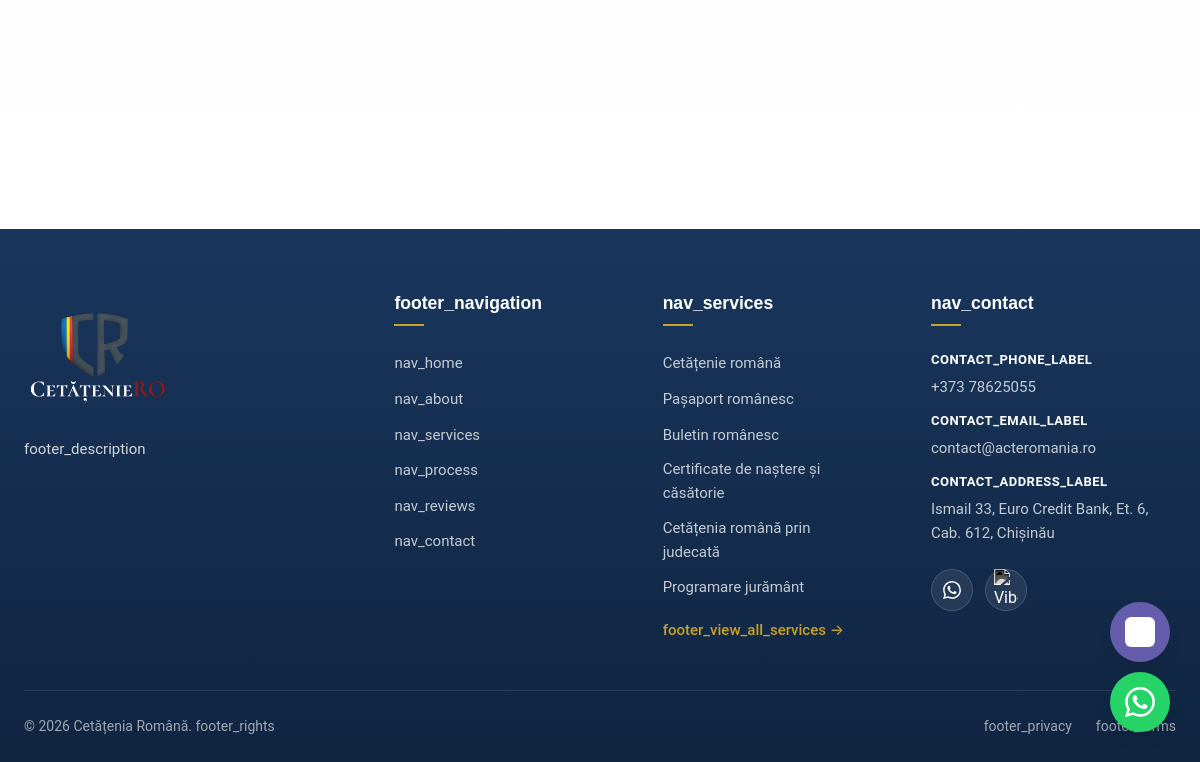
Page /index.php (lower part) on the earlier database version.
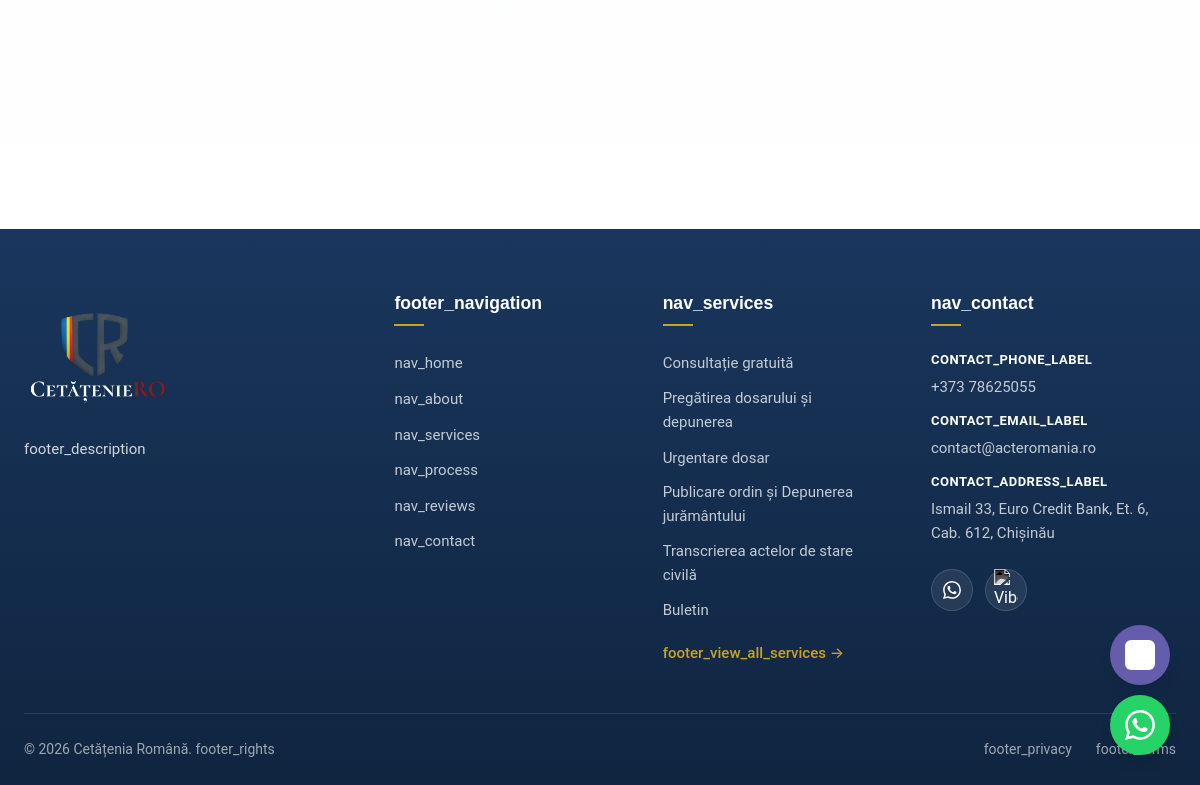
Same page on the later database version.
### tables this page shows
CREATE TABLE `services` (
  `id` int(11) NOT NULL,
  `title` varchar(255) NOT NULL,
  `description` text DEFAULT NULL,
  `short_description` text DEFAULT NULL,
  `full_description` text DEFAULT NULL,
  `image_url` text DEFAULT NULL,
  `icon_svg` text DEFAULT NULL,
  `features` text DEFAULT NULL,
  `sort_order` int(11) DEFAULT 0,
  `enabled` tinyint(1) DEFAULT 1,
  `created_at` timestamp NOT NULL DEFAULT current_timestamp(),
  `updated_at` timestamp NOT NULL DEFAULT current_timestamp() ON UPDATE current_timestamp()
);

### config.php (called while the page is built, shortened)
<?php
if (file_exists(__DIR__ . '/config/db_translations.php')) {
    require_once __DIR__ . '/config/db_translations.php';
}
function getCurrentLanguage() {
    if (isset($_SESSION['language']) && in_array($_SESSION['language'], AVAILABLE_LANGUAGES)) {
        return $_SESSION['language'];
    }
    return DEFAULT_LANGUAGE;
}
function getTranslated($row, $field, $lang = null) {
    if ($lang === null) {
        $lang = getCurrentLanguage();
    }
    if ($lang === 'ro' || $lang === DEFAULT_LANGUAGE) {
        return $row[$field] ?? '';
    }
    return $row[$field] ?? '';
}
function t($row, $field, $lang = null) {
    return getTranslated($row, $field, $lang);
}
?>

### config/db_translations.php (called while the page is built, shortened)
<?php
function getServicesTranslated(PDO $pdo, ?string $lang = null, bool $enabledOnly = true): array {
    $lang = $lang ?? getCurrentLanguage();
    $sql = "
        SELECT
            s.id,
            s.image_url,
            s.icon_svg,
            s.sort_order,
            s.enabled,
            COALESCE(st.title, s.title) AS title,
            COALESCE(st.description, s.description) AS description,
            COALESCE(st.short_description, s.short_description) AS short_description,
            COALESCE(st.full_description, s.full_description) AS full_description,
            COALESCE(st.features, s.features) AS features
        FROM services s
        LEFT JOIN services_translations st ON s.id = st.service_id AND st.language = ?
    ";
    if ($enabledOnly) {
        $sql .= " WHERE s.enabled = 1";
    }
    $sql .= " ORDER BY s.sort_order ASC";
    $stmt = $pdo->prepare($sql);
    $stmt->execute([$lang]);
    return $stmt->fetchAll(PDO::FETCH_ASSOC);
}

### index.php (the view, shortened to what the changed rows need)
<?php
require_once __DIR__ . '/config.php';
$currentLang = getCurrentLanguage();
try {
    $pdo = getDB();
    try {
        $services = getServicesTranslated($pdo, $currentLang);
    } catch (PDOException $e) {
        $services = [];
    }
} catch (PDOException $e) {
    die("Error loading content: " . $e->getMessage());
}
function e($str) {
    return htmlspecialchars($str ?? '', ENT_QUOTES, 'UTF-8');
}
?>
<!DOCTYPE html>
<html lang="<?php echo $currentLang; ?>">
<head>
    <link rel="stylesheet" href="css/style.css">
</head>
<body>
    <footer class="footer">
        <div class="container">
            <div class="footer-grid">
                <div class="footer-links">
                    <ul>
                        <?php
                        $footerServices = array_slice($services, 0, 6);
                        foreach ($footerServices as $service): ?>
                        <li><a href="#servicii"><?php echo e(t($service, 'title')); ?></a></li>
                        <?php endforeach; ?>
                    </ul>
                </div>
            </div>
        </div>
    </footer>
</body>
</html>

Differences in the rows shown:
no longer on this page (row edited): services: service "Cetățenie română"
no longer on this page (row edited): services: service "Pașaport românesc"
no longer on this page (row edited): services: service "Cetățenia română prin judecată"
added services: service "Consultație gratuită"
added services: service "Pregătirea dosarului și depunerea"
added services: service "Urgentare dosar"
changed services (number 4 of 6 on the later page): service "Programare jurământ" → "Publicare ordin și Depunerea jurământului"; moves up the list
changed services (number 5 of 6 on the later page): service "Certificate de naștere și căsătorie" → "Transcrierea actelor de stare civilă"; moves down the list
changed services (number 6 of 6 on the later page): service "Buletin românesc" → "Buletin"
